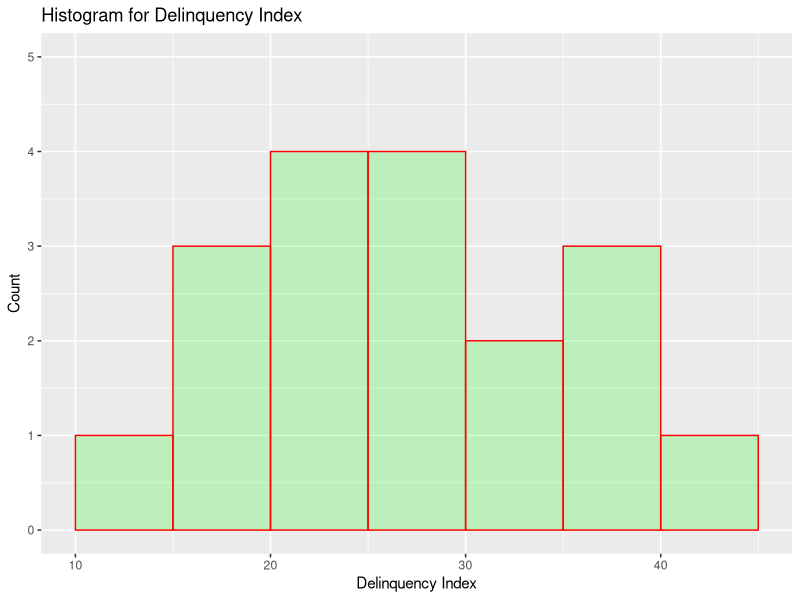
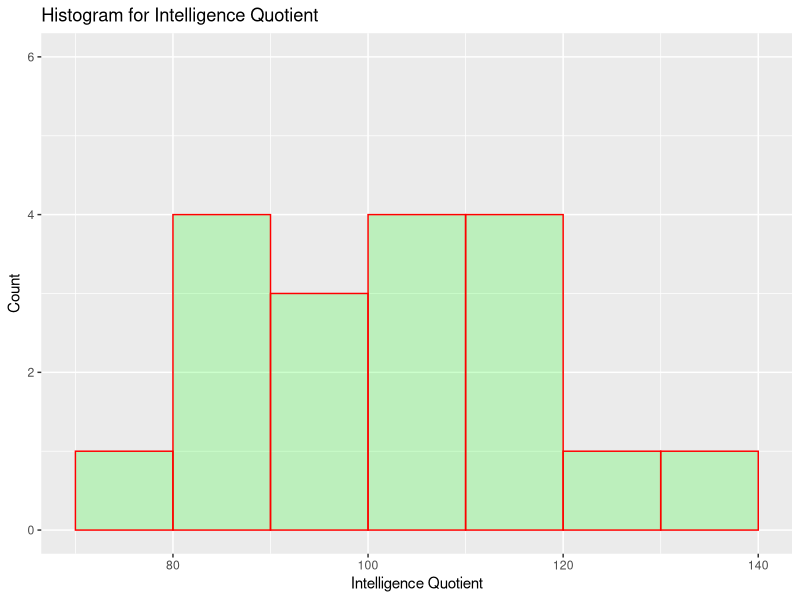

Recreate these plots in R, in order. (Note: this script raises an error after producing the figures.)
## ---- chunk 1
library(ggplot2)
#Read the Crime.csv dataset to the R environment 
Crime <- read.csv("./data/Crime.csv")

#Explore the nature of the data
str(Crime)
summary(Crime)

#Histogram for the variable delinquency index hist(Crime$Delinquency.index)
ggplot(Crime, aes(x=Delinquency.index))+geom_histogram(breaks=seq(10, 45, by = 5),col="red", fill="green", alpha = .2) + labs(title="Histogram for Delinquency Index") + labs(x="Delinquency Index", y="Count") +  xlim(c(10,45)) + ylim(c(0,5))

#Histogram for the variable intelligence quotient hist(Crime$Intelligence.Quotient)
ggplot(Crime, aes(x=Intelligence.Quotient))+geom_histogram(breaks=seq(70, 140, by = 10),col="red", fill="green", alpha = .2) + labs(title="Histogram for Intelligence Quotient") + labs(x="Intelligence Quotient", y="Count") +  xlim(c(70,140)) + ylim(c(0,6))

#Scatterplot between the variables delinquency index and intelligence quotient
ggplot(Crime, aes(y=Delinquency.index, x=Intelligence.Quotient)) + geom_point(shape=1) +    # Use hollow circles 
  geom_smooth() + xlabs(x="Intelligence Quotient") +ylabs("Delinquency Index")+title("Scatter plot - Delinquency Index and Intelligence Quotient ")

#From the plot, it can be assumed that delinquency index and intelligence quotient are negatively correlated. Let us look at the correlation coefficient between them

cor(Crime, use="complete.obs",method="pearson")

#The value of pearson correlation coefficient is -0.47 indicates that as depicted in the above scatter plot the delinquency index and intelligence quotient are negatively correlated with a moderate strength of relationship.
